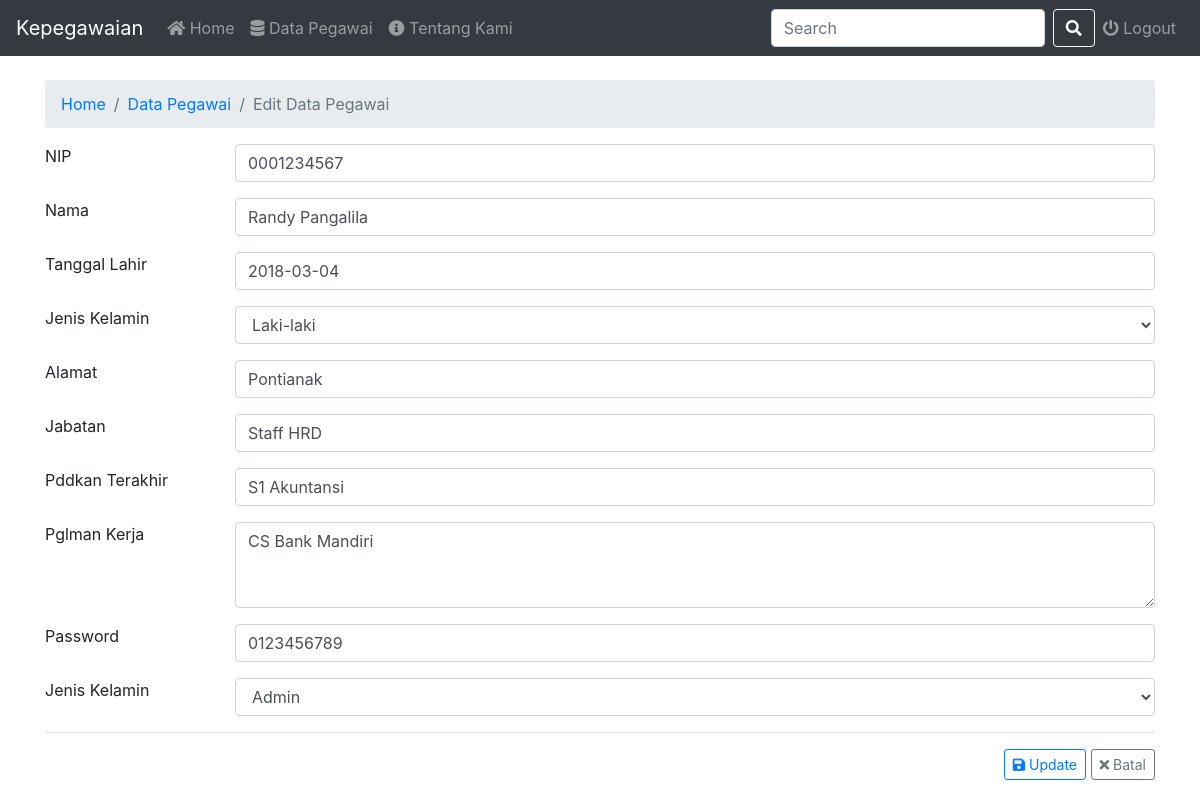
Page /operator/editPegawai.php?nip=0001234567 (signed in) on the committed database.
### tables this page shows
CREATE TABLE `pegawai` (
  `nip` char(10) NOT NULL,
  `nama` varchar(30) NOT NULL,
  `tanggal_lahir` varchar(25) NOT NULL,
  `j_kelamin` char(9) NOT NULL,
  `alamat` varchar(50) NOT NULL,
  `jabatan` varchar(50) NOT NULL,
  `pendidikan` varchar(50) NOT NULL,
  `p_kerja` varchar(500) NOT NULL,
  `password` varchar(50) NOT NULL,
  `level` varchar(15) NOT NULL
);

### operator/editPegawai.php (the view, shortened to what this page needs)
<?php
	include_once("../koneksi/koneksi.php");
?>
<!DOCTYPE html>
<html lang="en">
<head>
	<link rel="stylesheet" href="https://maxcdn.bootstrapcdn.com/bootstrap/4.0.0/css/bootstrap.min.css">
	<link rel="stylesheet" href="https://use.fontawesome.com/releases/v5.6.3/css/all.css">
    <link href="https://unpkg.com/gijgo@1.9.11/css/gijgo.min.css" rel="stylesheet" type="text/css" />
</head>
<body>
	<nav class="navbar navbar-expand-lg navbar-dark bg-dark">
		<a class="navbar-brand" href="./">Kepegawaian</a>
		<div class="collapse navbar-collapse" id="navbarSupportedContent">
			<ul class="navbar-nav mr-auto">
				<li class="nav-item">
					<a class="nav-link" href="./"><i class='fas fa-home'></i> Home <span class="sr-only">(current)</span></a>
				</li>
				<li class="nav-item">
					<a class="nav-link" href="pegawai.php"><i class='fas fa-database'></i> Data Pegawai</a>
				</li>
				<li class="nav-item">
					<a class="nav-link" href="tentang.php"><i class='fas fa-info-circle'></i> Tentang Kami</a>
				</li>
			</ul>
			<form class="form-inline my-2 my-lg-0">
				<input class="form-control mr-sm-2" type="search" placeholder="Search" aria-label="Search">
				<button class="btn btn-outline-light my-2 my-sm-0" type="submit"><i class="fas fa-search"></i></button>
			</form>
			<ul class="navbar-nav">
				<li class="nav-item">
					<a class="nav-link" href="../koneksi/logout.php"><i class='fas fa-power-off'></i> Logout</a>
				</li>
			</ul>
		</div>
	</nav>
	<?php
		$nip = $_GET['nip'];
		$result = mysqli_query($mysqli, "SELECT * FROM pegawai WHERE nip=$nip");
		while($user_data = mysqli_fetch_array($result))
		{
			$nip = $user_data['nip'];
			$nama = $user_data['nama'];
			$tanggal = $user_data['tanggal_lahir'];
			$jenis_kelamin = $user_data['j_kelamin'];
			$alamat = $user_data['alamat'];
			$jabatan = $user_data['jabatan'];
			$pendidikan = $user_data['pendidikan'];
			$pengalaman = $user_data['p_kerja'];
			$password = $user_data['password'];
		}
	?>
	<div class="container">
		<br>
		<nav aria-label="breadcrumb">
			<ol class="breadcrumb">
				<li class="breadcrumb-item"><a href="./">Home</a></li>
				<li class="breadcrumb-item"><a href="pegawai.php">Data Pegawai</a></li>
				<li class="breadcrumb-item active" aria-current="page">Edit Data Pegawai</li>
			</ol>
		</nav>
			<form method="post">
				<div class="form-group row">
					<label for="nip" class="col-sm-2 control-label">NIP</label>
					<div class="col-sm-10">
						<input class="form-control" type="text" name="nip" value="<?php echo $nip;?>">
					</div>
				</div>
				<div class="form-group row">
					<label for="nama" class="col-sm-2 control-label">Nama</label>
					<div class="col-sm-10">
						<input class="form-control" type="text" name="nama" value="<?php echo $nama;?>">
					</div>
				</div>
				<div class="form-group row">
					<label for="tanggal" class="col-sm-2 control-label">Tanggal Lahir</label>
					<div class="col-sm-10">
						<input class="form-control" type="text" id="datepicker" name="tanggal" value="<?php echo $tanggal;?>">
					</div>
				</div>
				<div class="form-group row">
				  <label for="jk" class="col-sm-2 control-label">Jenis Kelamin</label>
				  <div class="col-sm-10">
					  <select class="form-control" name="jk">
						<?php if ($jenis_kelamin === "Laki-Laki") : ?>
						<option value="Laki-Laki" id="Laki-Laki" name="Laki-Laki" selected>Laki-laki</option>
						<?php else : ?>
						<option value="Laki-Laki" id="Laki-Laki" name="Laki-Laki" >Laki-laki</option>
						<option value="perempuan" id="Perempuan" name="Perempuan" selected>Perempuan</option>
						<?php endif; ?>
					  </select>
				  </div>
				</div>
				<div class="form-group row">
					<label for="alamat" class="col-sm-2 control-label">Alamat</label>
					<div class="col-sm-10">
						<input class="form-control" type="text" name="alamat" value="<?php echo $alamat;?>">
					</div>
				</div>
				<div class="form-group row">
					<label for="jabatan" class="col-sm-2 control-label">Jabatan</label>
					<div class="col-sm-10">
						<input class="form-control" type="text" name="jabatan" value="<?php echo $jabatan;?>">
					</div>
				</div>
				<div class="form-group row">
					<label for="p_terakhir" class="col-sm-2 control-label">Pddkan Terakhir</label>
					<div class="col-sm-10">
						<input class="form-control" type="text" name="p_terakhir" value="<?php echo $pendidikan;?>">
					</div>
				</div>
				<div class="form-group row">
					<label for="p_kerja"  class="col-sm-2 control-label">Pglman Kerja</label>
					<div class="col-sm-10">
						<textarea class="form-control" id="p_kerja" name="p_kerja" rows="3" placeholder="Pengalaman Kerja"><?php echo $pengalaman;?></textarea>
					</div>
				</div>
				<div class="form-group row">
					<label for="pass" class="col-sm-2 control-label">Password</label>
					<div class="col-sm-10">
						<input class="form-control" type="text" name="pass" value="<?php echo $password;?>">
					</div>
				</div>
				<div class="form-group row">
				  <label for="jk" class="col-sm-2 control-label">Jenis Kelamin</label>
				  <div class="col-sm-10">
					  <select class="form-control" name="level">
						<?php if ($jenis_kelamin === "Laki-Laki") : ?>
						<option value="Admin" id="Admin" name="Admin" selected>Admin</option>
						<?php else : ?>
						<option value="Admin" id="Admin" name="Admin">Admin</option>
						<option value="Pegawai" id="Pegawai" name="Pegawai" selected>Pegawai</option>
						<?php endif; ?>
					  </select>
				  </div>
				</div>
				<hr>
					<div style="float: right">
						<button  class="btn btn-outline-primary btn-sm" type="submit" id="update" name="update"><i class='fas fa-save'></i> Update</button>
						<button class="btn btn-outline-secondary btn-sm" type="reset" value="Batal"><i class='fas fa-times'></i> Batal</button>
					</div>
			</form>
	</div>
	<br>
	<br>
	<br>
	<br>
	<br>
</body>
</html>

### rows in the picture
pegawai: nip "0001234567", nama "Randy Pangalila", tanggal "2018-03-04", jk "Laki-laki", alamat "Pontianak", jabatan "Staff HRD", p_terakhir "S1 Akuntansi", p_kerja "CS Bank Mandiri", pass "0123456789", level "Admin"
